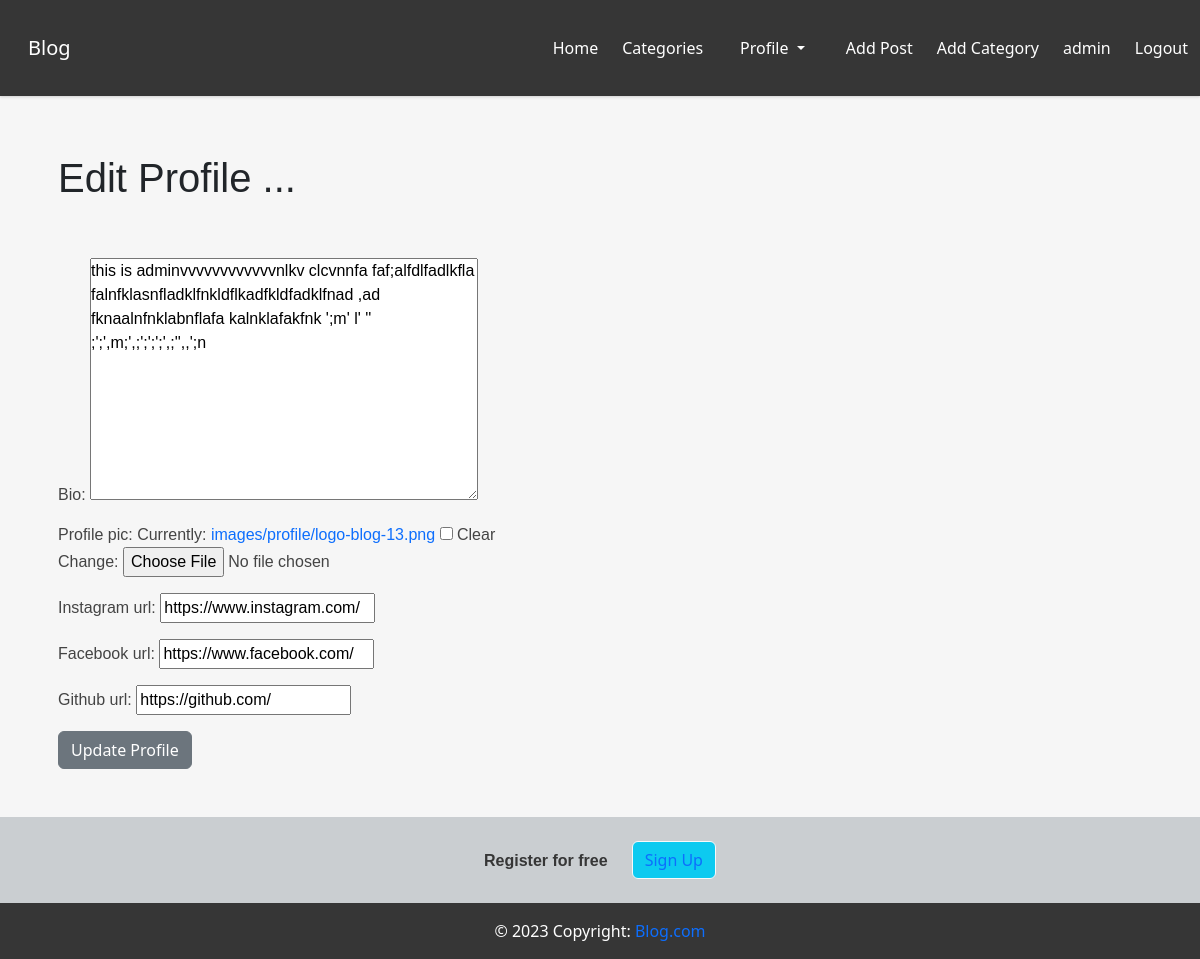
Page /member/1/edit_profile_page/ (signed in) on the earlier database version.
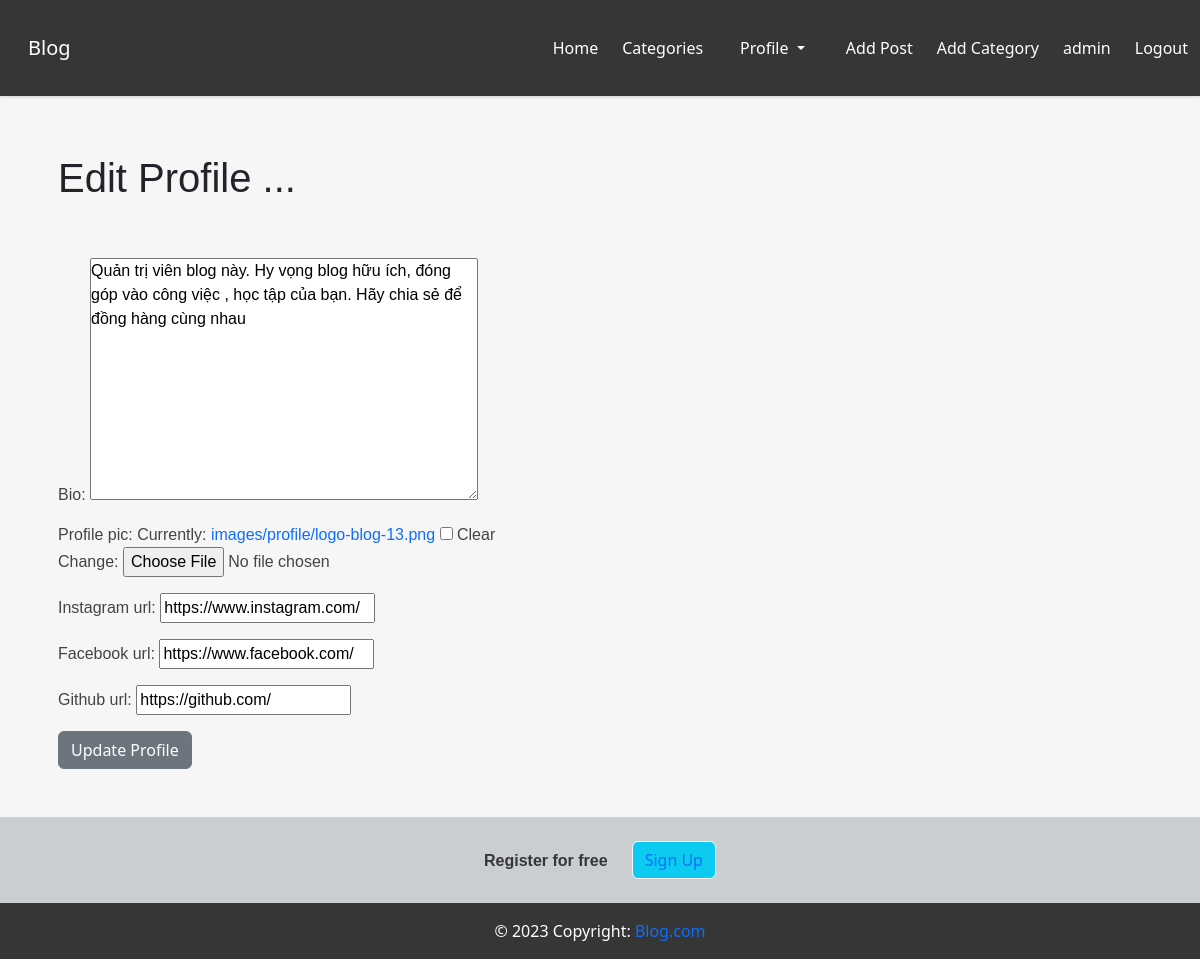
Same page on the later database version.
### bloghome/models.py (models this page shows, shortened)
class Profile(models.Model):
    user = models.OneToOneField(User, null= True,  on_delete=models.CASCADE)
    bio = models.TextField()
    profile_pic = models.ImageField(null=True, blank=True, upload_to="images/profile/")
    instagram_url = models.CharField(max_length=255, null=True, blank=True)
    facebook_url = models.CharField(max_length=255, null=True, blank=True)
    github_url = models.CharField(max_length=255, null=True, blank=True)

### members/views.py (the view)
# urls.py: path('<int:pk>/edit_profile_page/', EditProfilePageView.as_view(), name='edit_profile_page'),
class EditProfilePageView(generic.UpdateView):
    model = Profile
    template_name= 'registration/edit_profile_page.html'
    fields=['bio','profile_pic','instagram_url','facebook_url','github_url']
    success_url = reverse_lazy('home')

### members/templates/registration/edit_profile_page.html (shortened to what this page needs)
{% extends "base.html" %}
{% block content %}
  {% if user.is_authenticated %}
        {% if user.id == profile.user.id%}
        <h1> Edit Profile ... </h1>
        <br/>
        <br/>
        <div class = "form-group">
        <form method="POST" enctype="multipart/form-data">
            {{form.as_p}}
            <button  class="btn btn-secondary">Update Profile</button>
        </form>
        </div>
        {% else %}
        You're not allowed here!
    {% endif %}
    {% else %}
        Please login correct user to edit this page
  {% endif %}
{% endblock %}

Differences in the rows shown:
changed Profile "https://www.instagram.com/": bio "this is adminvvvvvvvvvvvvnlkv clcvnnfa faf;alfdlfadlkfla falnfklasnfladklfnkldflkadfkldfadklfnad ,ad fknaalnfnklabnflafa kalnklafakfnk ';m' l' '' ;';',m;',;';';';',;'',,';n" → "Quản trị viên blog này. Hy vọng blog hữu ích, đóng góp vào công việc , học tập của bạn. Hãy chia sẻ để đồng hàng cùng nhau"
